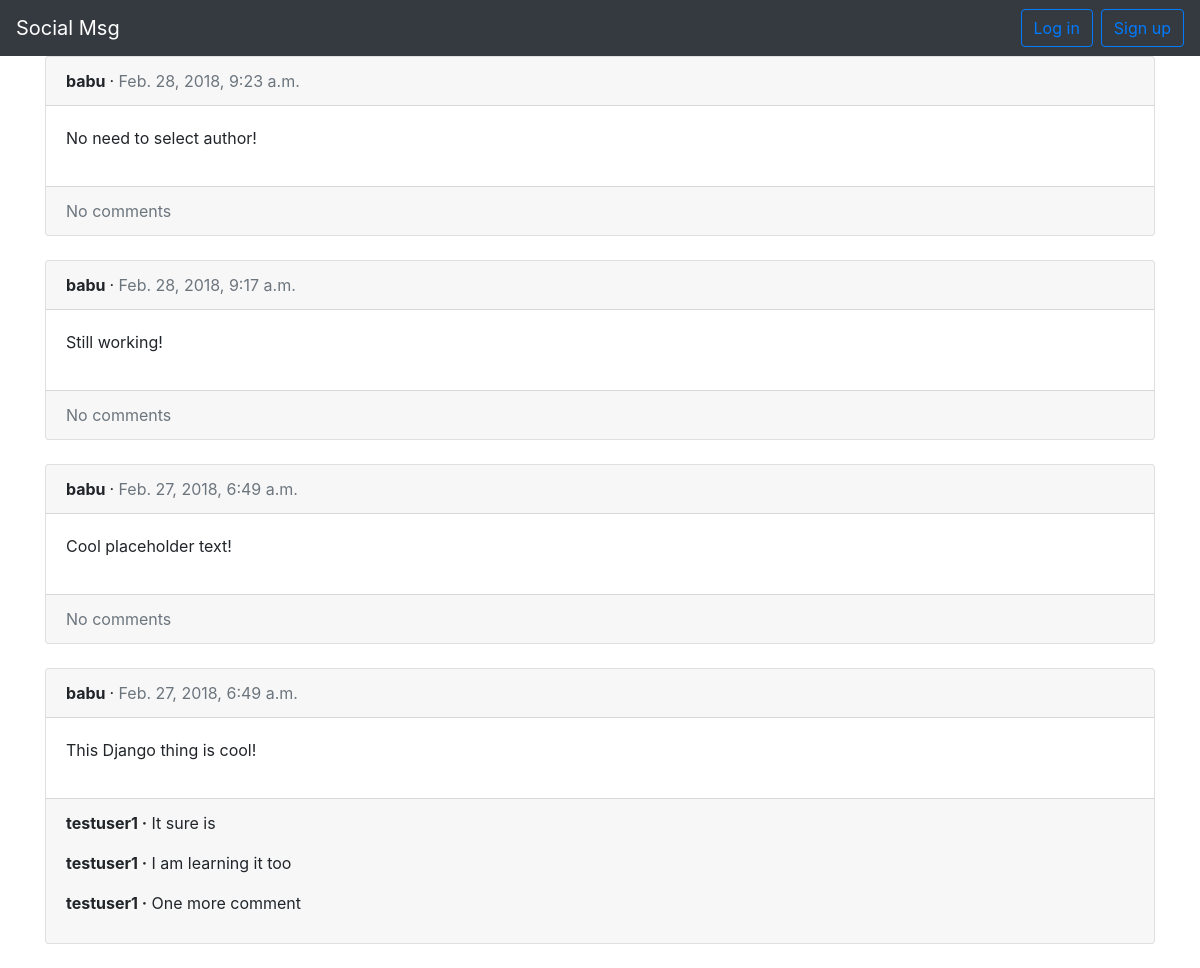
/posts/, run on the app's committed database.
### posts/models.py (models this page shows, shortened)
class Post(models.Model):
    message = models.CharField(max_length=280)
    date = models.DateTimeField(auto_now_add=True)
    author = models.ForeignKey(
        settings.AUTH_USER_MODEL,
        on_delete=models.CASCADE,
    )

class Comment(models.Model):
    post = models.ForeignKey(Post, on_delete=models.CASCADE)
    comment = models.CharField(max_length=140)
    author = models.ForeignKey(
        settings.AUTH_USER_MODEL,
        on_delete=models.CASCADE,
    )
    def __str__(self):
        return self.comment

### users/models.py (models this page shows)
class CustomUser(AbstractUser):
    objects = CustomUserManager()

### posts/views.py (the view)
# urls.py: path('', views.PostListView.as_view(), name='post_list'),
class PostListView(ListView):
    model = models.Post
    template_name = 'post_list.html'
    def get_queryset(self):
        return models.Post.objects.order_by('-date')

### templates/post_list.html (shortened to what this page needs)
{% extends 'base.html' %}
{% block content %}
    {% for post in object_list %}
        <div class="card">
            <div class="card-header">
                <span class="font-weight-bold">
                    {{ post.author }}
                </span>
                &middot;
                <span class="text-muted">
                    {{ post.date }}
                </span>
            </div>
            <div class="card-body">
                <p>{{ post.message }}</p>
            </div>
            <div class="card-footer">
                {% for comment in post.comment_set.all %}
                    <p>
                        <span class="font-weight-bold">{{ comment.author }} &middot;</span>
                        {{ comment }}
                    </p>
                {% empty %}
                    <span class="text-muted">No comments</span>
                {% endfor %}
            </div>
        </div>
        <br />
    {% endfor %}
{% endblock %}

### data on the page
Post: author "babu", date "Feb. 28, 2018, 9:23 a.m.", message "No need to select author!"
Post: author "babu", date "Feb. 28, 2018, 9:17 a.m.", message "Still working!"
Post: author "babu", date "Feb. 27, 2018, 6:49 a.m.", message "Cool placeholder text!"
Post: author "babu", date "Feb. 27, 2018, 6:49 a.m.", message "This Django thing is cool!"
Comment: author "testuser1", comment "It sure is"
Comment: author "testuser1", comment "I am learning it too"
Comment: author "testuser1", comment "One more comment"
